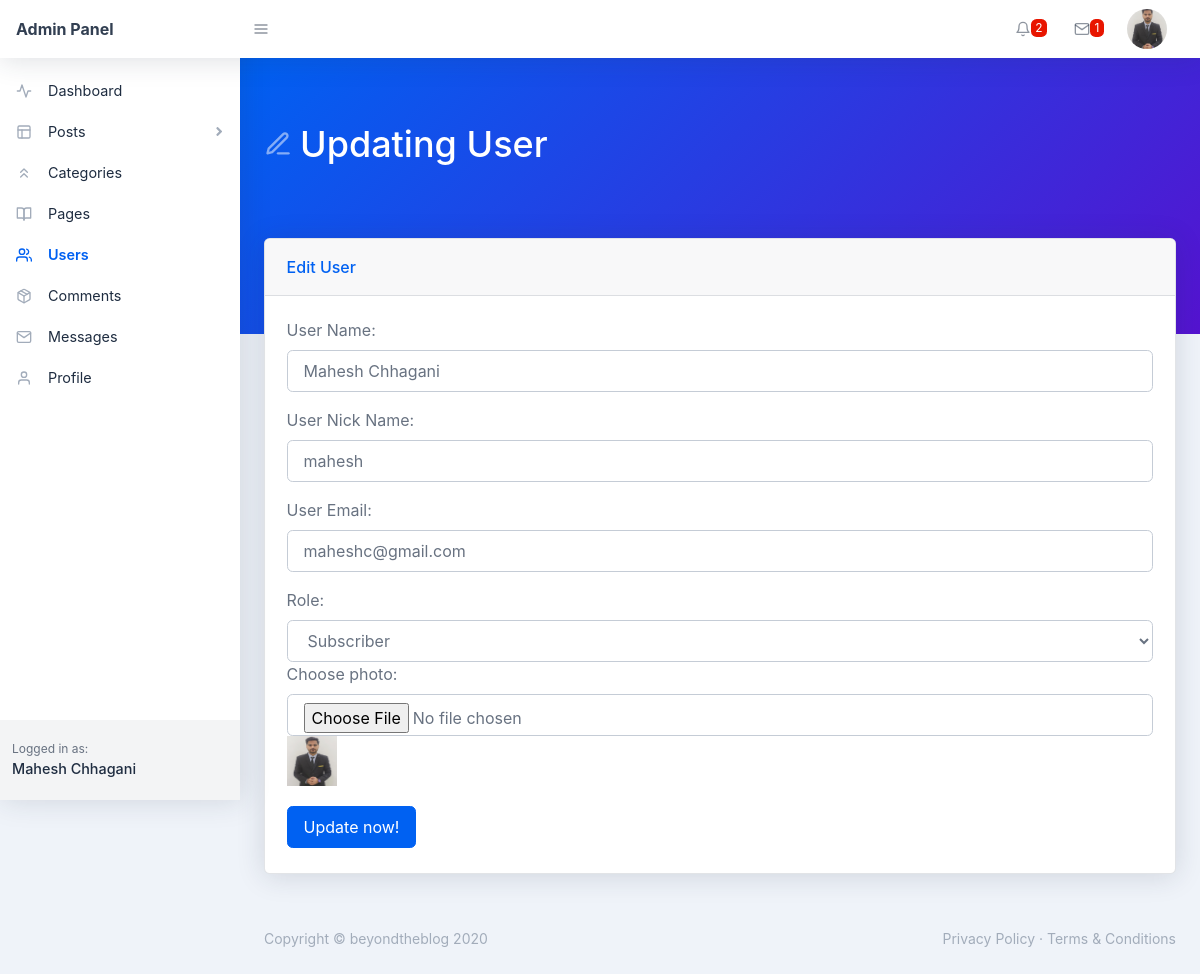
Screenshot of /beyondtheblog/backend/user-update.php?user_id=1 (signed in) with the database file from the repository.
### tables this page shows
CREATE TABLE `users` (
  `user_id` int(11) NOT NULL,
  `user_name` varchar(255) NOT NULL,
  `user_nickname` varchar(255) NOT NULL,
  `user_email` varchar(255) NOT NULL,
  `user_password` varchar(255) NOT NULL,
  `user_photo` text NOT NULL,
  `registered_on` varchar(255) NOT NULL,
  `user_role` varchar(255) NOT NULL DEFAULT 'Subscriber'
);

### beyondtheblog/backend/user-update.php (the view, shortened to what this page needs)
<?php require_once('./includes/header.php'); ?>
    <body class="nav-fixed">
        <?php require_once('./includes/top-navbar.php'); ?>
        <div id="layoutSidenav">
            <div id="layoutSidenav_nav">
                <?php
                    $curr_page = basename(__FILE__);
                    require_once("./includes/left-sidebar.php");
                ?>
            </div>
            <div id="layoutSidenav_content">
                <main>
                    <div class="page-header pb-10 page-header-dark bg-gradient-primary-to-secondary">
                        <div class="container-fluid">
                            <div class="page-header-content">
                                <h1 class="page-header-title">
                                    <div class="page-header-icon"><i data-feather="edit-3"></i></div>
                                    <span>Updating User</span>
                                </h1>
                            </div>
                        </div>
                    </div>
                    <?php
                        if(isset($_GET['user_id'])) {
                            $user_id = $_GET['user_id'];
                            $sql = "SELECT * FROM users WHERE user_id = :id";
                            $stmt = $pdo->prepare($sql);
                            $stmt->execute([':id'=>$user_id]);
                            $user = $stmt->fetch(PDO::FETCH_ASSOC);
                            $user_name = $user['user_name'];
                            $user_nickname = $user['user_nickname'];
                            $user_email = $user['user_email'];
                            $user_photo = $user['user_photo'];
                            $user_role = $user['user_role'];
                        }
                    ?>
                    <div class="container-fluid mt-n10">
                        <div class="card mb-4">
                            <div class="card-header">Edit User</div>
                            <div class="card-body">
                                <form action="user-update.php?user_id=<?php echo $_GET['user_id']; ?>" method="POST" enctype="multipart/form-data">
                                    <div class="form-group">
                                        <label for="user-name">User Name:</label>
                                        <input value="<?php echo $user_name; ?>" name="user-name" class="form-control" id="user-name" type="text" placeholder="User Name..." />
                                    </div>
                                    <div class="form-group">
                                        <label for="user-nickname">User Nick Name:</label>
                                        <input value="<?php echo $user_nickname; ?>" name="user-nickname" class="form-control" id="user-nickname" type="text" placeholder="Enter nickname..." />
                                    </div>
                                    <div class="form-group">
                                        <label for="user-email">User Email:</label>
                                        <input value="<?php echo $user_email; ?>" name="user-email" class="form-control" id="user-email" type="email" placeholder="User Email..." />
                                    </div>
                                    <div class="form-group">
                                        <label for="user-role">Role:</label>
                                        <select name="user-role" class="form-control" id="user-role">
                                            <option value="subscriber" <?php echo $user_role!="admin"?"selected":""; ?>>Subscriber</option>
                                        </select>
                                        <div class="form-group">
                                        <label for="post-title">Choose photo:</label>
                                        <input name="user-photo" class="form-control" id="post-title" type="file" />
                                        <img src="./assets/img/<?php echo $user_photo; ?>" height="50" width="50" />
                                    </div>
                                    </div>
                                    <button name="update" class="btn btn-primary mr-2 my-1" type="submit">Update now!</button>
                                </form>
                            </div>
                        </div>
                    </div>
                </main>
 <?php require_once('./includes/footer.php'); ?>

### beyondtheblog/backend/includes/top-navbar.php (shortened to what this page needs)
<nav class="topnav navbar navbar-expand shadow navbar-light bg-white" id="sidenavAccordion">
    <a class="navbar-brand d-none d-sm-block" href="index.php">Admin Panel</a><button class="btn btn-icon btn-transparent-dark order-1 order-lg-0 mr-lg-2" id="sidebarToggle" href="#"><i data-feather="menu"></i></button>
    <ul class="navbar-nav align-items-center ml-auto">
        <li class="nav-item dropdown no-caret mr-3 dropdown-notifications">
            <a class="btn btn-icon btn-transparent-dark dropdown-toggle" id="navbarDropdownAlerts" href="#" role="button" data-toggle="dropdown" aria-haspopup="true" aria-expanded="false">
                <i data-feather="bell"></i>
                <span class="badge badge-red">2</span>
            </a>
        </li>
        <li class="nav-item dropdown no-caret mr-3 dropdown-notifications">
            <a class="btn btn-icon btn-transparent-dark dropdown-toggle" id="navbarDropdownMessages" href="#" role="button" data-toggle="dropdown" aria-haspopup="true" aria-expanded="false">
                <i data-feather="mail"></i>
                <span class="badge badge-red">1</span>
            </a>
        </li>
        <?php
            if(isset($_COOKIE['_uid_'])) {
                $user_id = base64_decode($_COOKIE['_uid_']);
            } else if(isset($_SESSION['user_id'])) {
                $user_id = $_SESSION['user_id'];
            } else {
                $user_id = -1;
            }
            $sql = "SELECT * FROM users WHERE user_id = :id";
            $stmt = $pdo->prepare($sql);
            $stmt->execute([
                ':id' => $user_id
            ]);
            $user = $stmt->fetch(PDO::FETCH_ASSOC);
            $user_photo = $user['user_photo'];
        ?>
        <li class="nav-item dropdown no-caret mr-3 dropdown-user">
            <a class="btn btn-icon btn-transparent-dark dropdown-toggle" id="navbarDropdownUserImage" href="javascript:void(0);" role="button" data-toggle="dropdown" aria-haspopup="true" aria-expanded="false"><img class="img-fluid" src="./assets/img/<?php echo $user_photo; ?>"/></a>
        </li>
    </ul>
</nav>

### beyondtheblog/backend/includes/left-sidebar.php (shortened to what this page needs)
<nav class="sidenav shadow-right sidenav-light">
    <div class="sidenav-menu">
        <div class="nav accordion" id="accordionSidenav">
            <?php
                if($curr_page == 'index.php') { ?>
                    <a class="nav-link collapsed pt-4 active" href="index.php">
                        <div class="nav-link-icon"><i data-feather="activity"></i></div>
                        Dashboard
                    </a>
                <?php } else { ?>
                    <a class="nav-link collapsed pt-4" href="index.php">
                        <div class="nav-link-icon"><i data-feather="activity"></i></div>
                        Dashboard
                    </a>
                <?php }
            ?>
            <?php
                if($curr_page == 'all-posts.php' || $curr_page == 'new-page.php' || $curr_page == 'edit-post.php') { ?>
                    <a class="nav-link" href="javascript:void(0);" data-toggle="collapse" data-target="#collapseLayouts" aria-expanded="true" aria-controls="collapseLayouts"><div class="nav-link-icon"><i data-feather="layout"></i></div>
                        Posts
                        <div class="sidenav-collapse-arrow"><i class="fas fa-angle-down"></i></div>
                    </a>
                    <div class="collapse show" id="collapseLayouts" data-parent="#accordionSidenav">
                        <nav class="sidenav-menu-nested nav accordion" id="accordionSidenavLayout">
                            <a class="nav-link" href="all-post.php">All Posts</a>
                            <a class="nav-link" href="add-new.php">Add New Post</a>
                        </nav>
                    </div>
               <?php } else { ?>
                    <a class="nav-link collapsed" href="javascript:void(0);" data-toggle="collapse" data-target="#collapseLayouts" aria-expanded="false" aria-controls="collapseLayouts"><div class="nav-link-icon"><i data-feather="layout"></i></div>
                        Posts
                        <div class="sidenav-collapse-arrow"><i class="fas fa-angle-down"></i></div>
                    </a>
               <?php }
            ?>
            <?php
                if($curr_page == 'new-category.php' || $curr_page == 'categories.php' || $curr_page == 'edit-category.php') { ?>
                    <a class="nav-link active" href="categories.php" ><div class="nav-link-icon"><i data-feather="chevrons-up"></i></div>
                        Categories
                    </a>
               <?php } else { ?>
                    <a class="nav-link" href="categories.php" ><div class="nav-link-icon"><i data-feather="chevrons-up"></i></div>
                        Categories
                    </a>
               <?php }
            ?>
            <a class="nav-link" href="pages.php" ><div class="nav-link-icon"><i data-feather="book-open"></i></div>
                Pages
            </a>
            <?php
                if($curr_page == 'user-update.php' || $curr_page == 'new-user.php' || $curr_page == 'users.php') { ?>
                    <a class="nav-link active" href="users.php" ><div class="nav-link-icon"><i data-feather="users"></i></div>
                        Users
                    </a>
                <?php } else { ?>
                    <a class="nav-link" href="users.php" ><div class="nav-link-icon"><i data-feather="users"></i></div>
                        Users
                    </a>
                <?php }
            ?>
            <a class="nav-link" href="comments.php" ><div class="nav-link-icon"><i data-feather="package"></i></div>
                Comments
            </a>
            <a class="nav-link" href="messages.php" ><div class="nav-link-icon"><i data-feather="mail"></i></div>
                Messages
            </a>
            <a class="nav-link" href="profile.php" ><div class="nav-link-icon"><i data-feather="user"></i></div>
                Profile
            </a>
        </div>
    </div>
    <div class="sidenav-footer">
        <div class="sidenav-footer-content">
            <div class="sidenav-footer-subtitle">Logged in as:</div>
            <?php
                if(isset($_COOKIE['_uid_'])) {
                    $user_id = base64_decode($_COOKIE['_uid_']);
                } else if(isset($_SESSION['user_id'])) {
                    $user_id = $_SESSION['user_id'];
                } else {
                    $user_id = -1;
                }
                $sql = "SELECT * FROM users WHERE user_id = :id";
                $stmt = $pdo->prepare($sql);
                $stmt->execute([
                    ':id' => $user_id
                ]);
                $user = $stmt->fetch(PDO::FETCH_ASSOC);
                $user_name = $user['user_name'];
            ?>
            <div class="sidenav-footer-title"><?php echo $user_name; ?></div>
        </div>
    </div>
</nav>

### rows the page displays
users: user_photo (picture), user_name "Mahesh Chhagani"
users: user-name "Mahesh Chhagani", user-nickname "mahesh", user-email "maheshc@gmail.com", user-role "Subscriber", user_photo (picture)
